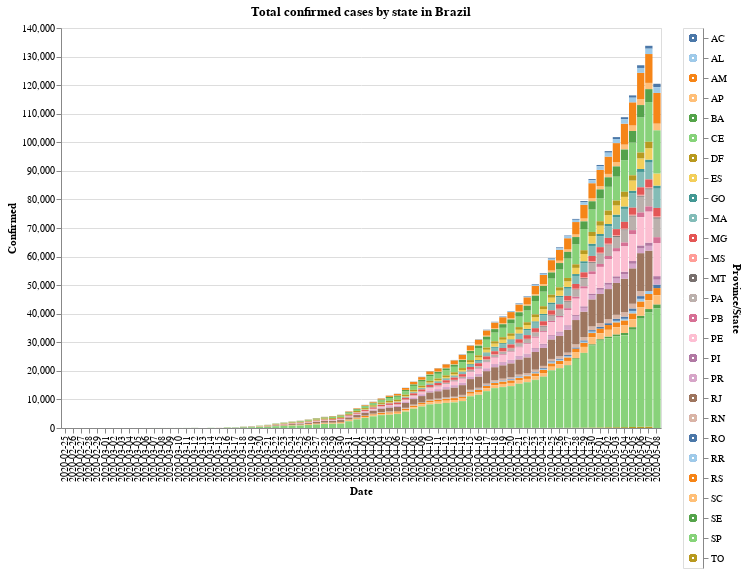

Notebook source saved alongside this figure:
### Code cell
#hide_input
input_dropdown = alt.binding_select(options=df[STATE_COLUMN].unique())
selection1 = alt.selection_single(fields=[STATE_COLUMN], bind=input_dropdown, name=' ')
selection2 = alt.selection_multi(fields=[STATE_COLUMN], on='mouseover')
color = alt.condition(selection1 | selection2,
                    alt.Color(STATE_COLUMN+':N', scale=alt.Scale(scheme='tableau20'), legend=None),
                    alt.value('lightgray'))

chart = alt.Chart(df).mark_bar().encode(
    x=alt.X(DATE_COLUMN+':O', axis=alt.Axis(title=DATE_COLUMN)),
    y=alt.Y(CONFIRMED_COLUMN, axis=alt.Axis(title=CONFIRMED_COLUMN)),
    color=color,
    tooltip=[DATE_COLUMN, STATE_COLUMN, CONFIRMED_COLUMN],
    order=alt.Order(
    STATE_COLUMN,
    sort='descending'
    )
).properties(
    title='Total confirmed cases by state in Brazil'
).add_selection(
    selection1, selection2
).transform_filter(
    selection1
)

legend = alt.Chart(df).mark_point().encode(
    y=alt.Y(STATE_COLUMN+':N', axis=alt.Axis(orient='right')),
    color=color
).add_selection(
    selection1, selection2
)

chart.properties(width=CHART_WIDTH, height=CHART_HEIGHT) | legend

### Figure 1 — Vega-Lite specification as saved in the notebook (floating-point values rounded to 4 significant figures; data arrays with more than 128 entries replaced by an {"elided": "..."} marker saying what was removed)
{"config": {"view": {"continuousWidth": 400, "continuousHeight": 300}}, "hconcat": [{"mark": "bar", "encoding": {"color": {"condition": {"type": "nominal", "field": "Province/State", "legend": null, "scale": {"scheme": "tableau20"}, "selection": {"or": [" ", "selector001"]}}, "value": "lightgray"}, "order": {"type": "nominal", "field": "Province/State", "sort": "descending"}, "tooltip": [{"type": "nominal", "field": "Date"}, {"type": "nominal", "field": "Province/State"}, {"type": "quantitative", "field": "Confirmed"}], "x": {"type": "ordinal", "axis": {"title": "Date"}, "field": "Date"}, "y": {"type": "quantitative", "axis": {"title": "Confirmed"}, "field": "Confirmed"}}, "height": 400, "selection": {" ": {"type": "single", "fields": ["Province/State"], "bind": {"input": "select", "options": ["SE", "TO", "AC", "RS", "RR", "SC", "SP", "RO", "RN", "RJ", "PR", "PI", "PA", "PB", "MT", "PE", "MS", "MA", "GO", "ES", "MG", "CE", "DF", "AP", "BA", "AM", "AL"]}}, "selector001": {"type": "multi", "fields": ["Province/State"], "on": "mouseover"}}, "title": "Total confirmed cases by state in Brazil", "transform": [{"filter": {"selection": " "}}], "width": 600}, {"mark": "point", "encoding": {"color": {"condition": {"type": "nominal", "field": "Province/State", "legend": null, "scale": {"scheme": "tableau20"}, "selection": {"or": [" ", "selector001"]}}, "value": "lightgray"}, "y": {"type": "nominal", "axis": {"orient": "right"}, "field": "Province/State"}}, "selection": {" ": {"type": "single", "fields": ["Province/State"], "bind": {"input": "select", "options": ["SE", "TO", "AC", "RS", "RR", "SC", "SP", "RO", "RN", "RJ", "PR", "PI", "PA", "PB", "MT", "PE", "MS", "MA", "GO", "ES", "MG", "CE", "DF", "AP", "BA", "AM", "AL"]}}, "selector001": {"type": "multi", "fields": ["Province/State"], "on": "mouseover"}}}], "data": {"name": "data-bc07730e12c2a011030bd374cacc211a"}, "$schema": "https://vega.github.io/schema/vega-lite/v4.8.1.json", "datasets": {"data-bc07730e12c2a011030bd374cacc211a": {"elided": "1480 records"}}}
